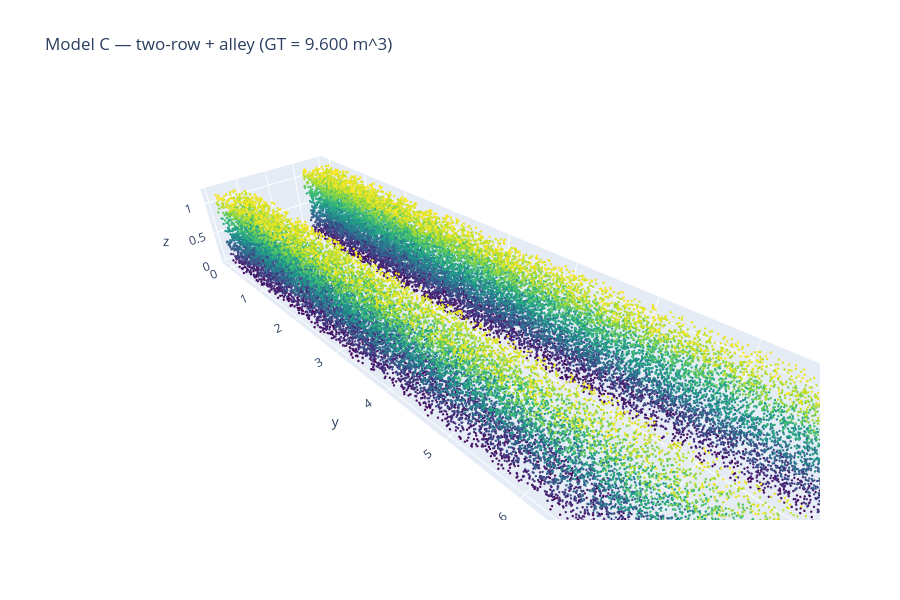

Notebook code cell kept with this figure:
### Markdown cell above
## 4 · Model C — "Two-row vineyard + alley" (two box canopy walls)

Two long, continuous canopy **boxes** separated by a 1 m alley. Disjoint, so
`V_true = 2 · (L·W·H)`. Each Z-slice contains two rectangles 1 m apart, so the
alpha-shape should keep them separate only while `rmax` stays below the alley width.

### Code cell
def build_two_row(rng):
    L, W, H = 8.0, 0.5, 1.2          # row length, canopy width, height
    ALLEY   = 1.0                    # gap between the two rows
    x_off   = ALLEY / 2 + W / 2
    gt = 2.0 * vol_box((W, L, H))
    dens = density_for(gt)
    n = max(50, int(round(vol_box((W, L, H)) * dens)))
    parts = [sample_box(n, (W, L, H), (sx, L / 2, H / 2), rng) for sx in (-x_off, x_off)]
    return np.vstack(parts), gt, ALLEY

cloud_C, gt_C, alley_C = build_two_row(RNG)
print(f"Model C: {len(cloud_C):,} pts | GT = {gt_C:.3f} m^3 | alley = {alley_C} m")
show_cloud(cloud_C, f"Model C — two-row + alley (GT = {gt_C:.3f} m^3)", RNG)
save_cloud_png(cloud_C, os.path.join(IMG_DIR, "cloud_two_row.png"), "Model C — two-row + alley", RNG)

### Figure 1 — Plotly figure (JSON) as saved in the notebook; plotly's stock layout.template omitted (floating-point values rounded to 4 significant figures; data arrays with more than 128 entries replaced by an {"elided": "..."} marker saying what was removed)
{"data": [{"marker": {"color": {"elided": "32640 float values"}, "colorscale": [[0, "#440154"], [0.1111, "#482878"], [0.2222, "#3e4989"], [0.3333, "#31688e"], [0.4444, "#26828e"], [0.5556, "#1f9e89"], [0.6667, "#35b779"], [0.7778, "#6ece58"], [0.8889, "#b5de2b"], [1, "#fde725"]], "size": 1.4}, "mode": "markers", "type": "scatter3d", "x": {"elided": "32640 float values"}, "y": {"elided": "32640 float values"}, "z": {"elided": "32640 float values"}}], "layout": {"height": 600, "scene": {"aspectmode": "data"}, "title": {"text": "Model C — two-row + alley (GT = 9.600 m^3)"}}}
